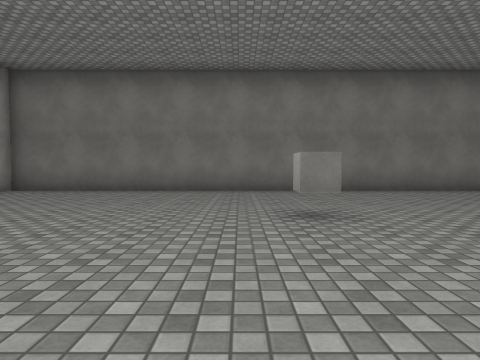
View 1 (above)

20 first-person views from a walk through a scene from a Unity 3-D project. The camera is 1.2 m above the floor, tilts 2° down and sees 75° across. The floor is counted in squares, 2 m on a side. Each view is taken from the middle of a square. On the plan, view 1 faces up. The plan holds only what a view shows up to about 9 squares ahead; the rest is blank. The player character is not drawn. Surface patterns are stand-ins for the level's own textures.

View 2
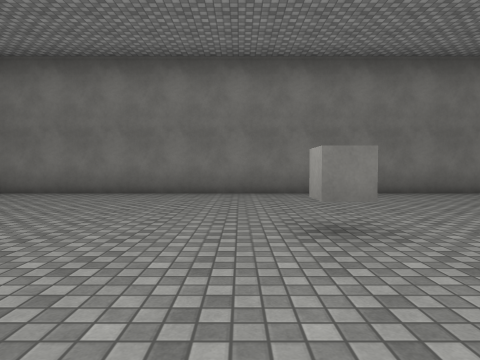

View 3
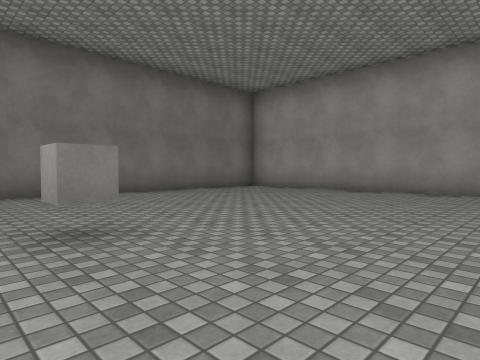

View 4
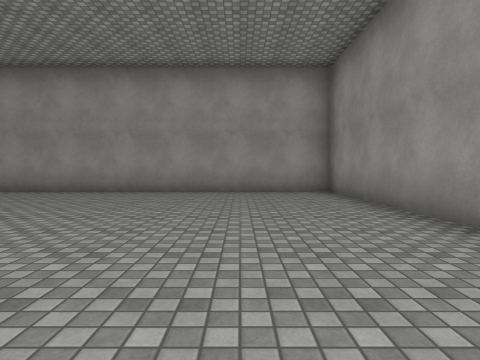

View 5
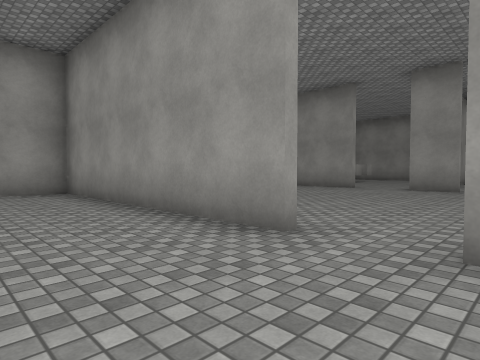

View 6
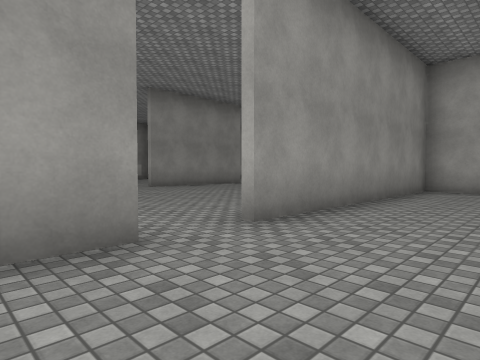

View 7
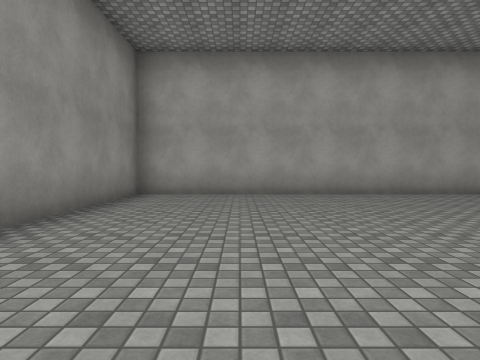

View 8
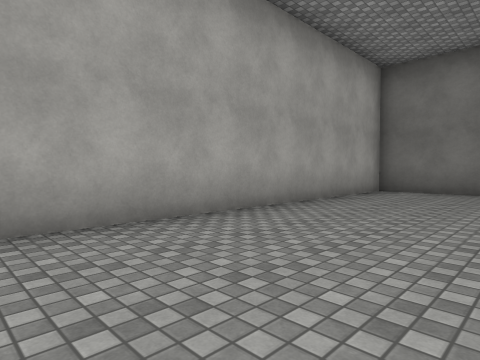

View 9
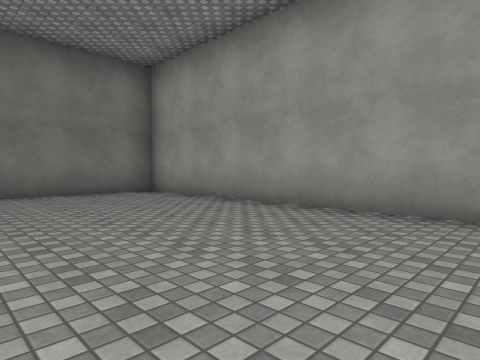

View 10
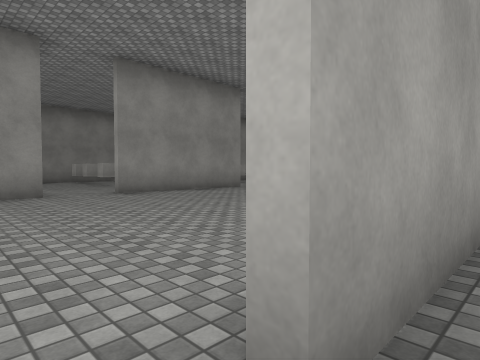

View 11
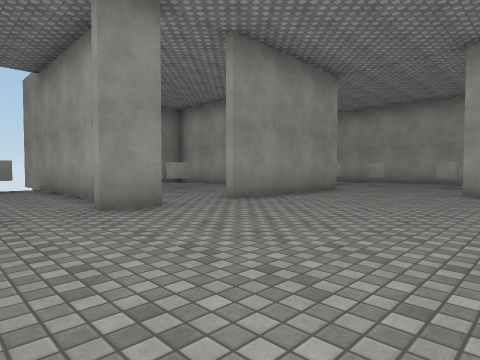

View 12
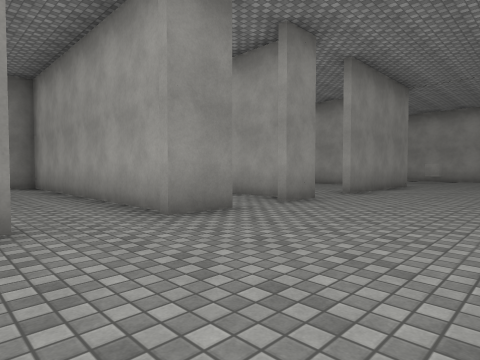

View 13
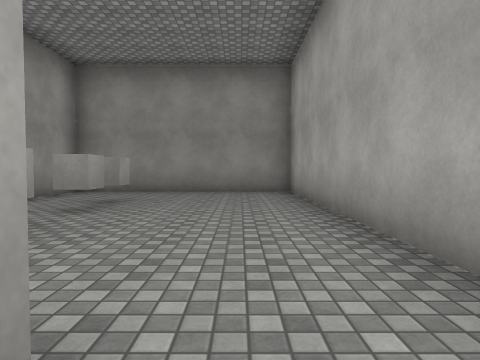

View 14
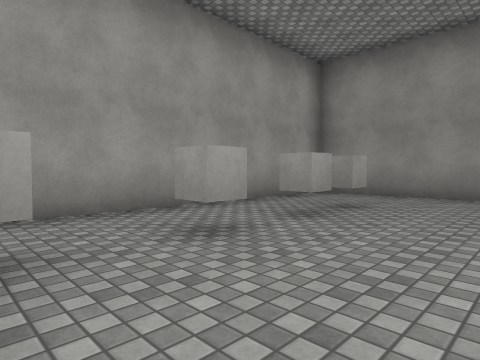

View 15
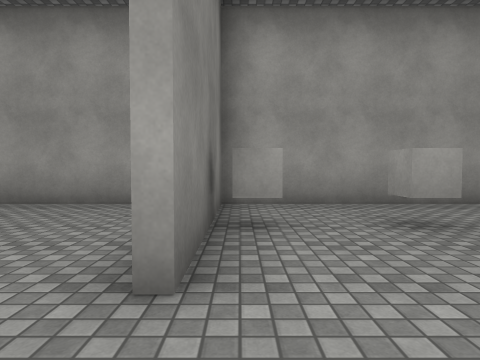

View 16
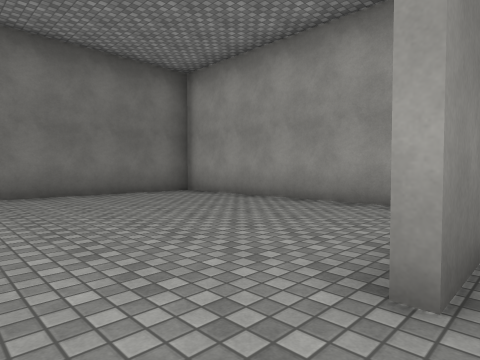

View 17
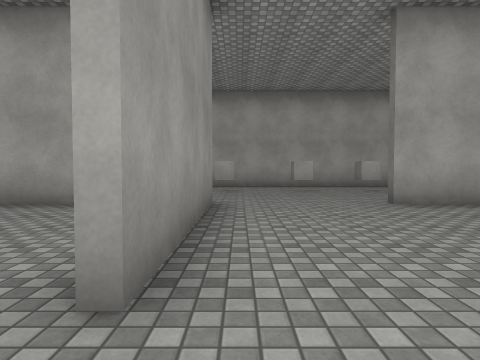

View 18
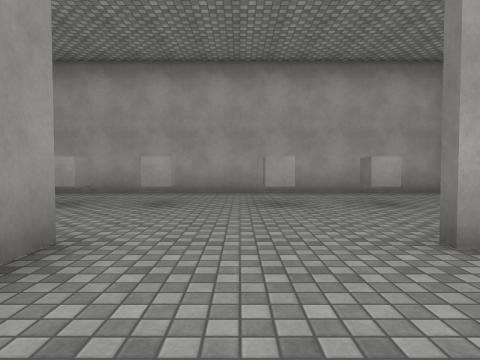

View 19
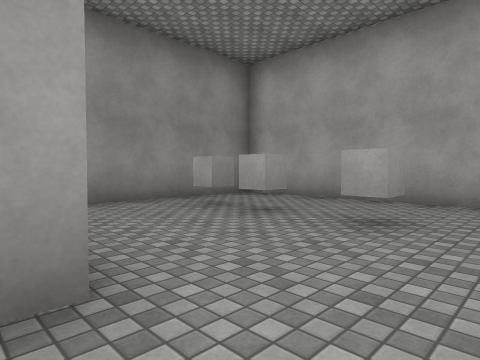

View 20
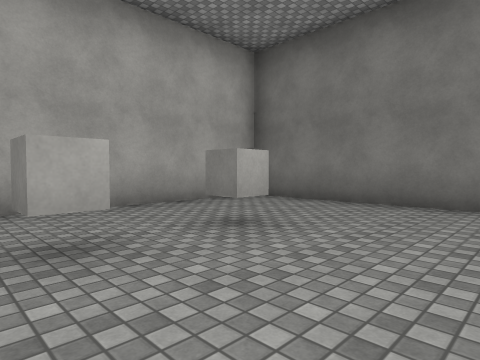

### Floor plan
Points are (right, up) in squares from view 1. A wall is a line through its corners. A room is listed if a view was taken in it or the views show most of it. See-through windows are left out.
Room 1 (views 1, 2, 3, 4, 5, 6, 7, 8, 9, 10)
walls: (1.8, -1.4) (8.4, -1.4); (8.3, -2) (8.3, 8.6) (-6.3, 8.6) (-6.3, -1.4) (0.5, -1.4)
ways out: opening at (1, -2) to room 2
objects: cube (1, 4)
Room 2 (views 11, 12, 13, 14, 15, 16, 17, 18, 19, 20)
walls: (-0.8, -8.5) (0.4, -8.5); (-0.3, -9.1) (-0.3, -14.5); (1.6, -8.5) (2.7, -8.5) (2.7, -16.2) (7.1, -16.2); (-6.6, -8.5) (-2.3, -8.5); (-6.3, -3.9) (-6.3, -5.5); (-7.6, -1.6) (-11.5, -1.6); (8.3, -7.2) (8.3, -2); (8.4, -1.6) (3.9, -1.6); (-11.6, -12.6) (-7.9, -12.6); (8.3, -15.2) (8.3, -8.7) (4.4, -8.7); (-11.9, -1.9) (-11.9, -11.8)
ways out: opening at (1, -2) to room 1; opening at (-1.5, -9)
objects: cube (-10, -11); cube (-10, -10); cube (-10, -8); cube (-10, -6); cube (-10, -5); cube (6, -14); cube (6, -13); cube (6, -11)

Where each view was taken, in squares from view 1:
view 1: 0 up, 0 right, facing up
view 2: 1 up, 0 right, facing up
view 3: 1 up, 0 right, facing up-right
view 4: 1 up, 0 right, facing right
view 5: 1 up, 0 right, facing down-right
view 6: 1 up, 3 right, facing down-left
view 7: 1 up, 1 right, facing left
view 8: 0 up, 3 left, facing up-left
view 9: 1 up, 4 right, facing up-right
view 10: 1 down, 1 right, facing down-left
view 11: 4 down, 2 right, facing down-left
view 12: 5 down, 5 right, facing down-left
view 13: 8 down, 4 right, facing down
view 14: 9 down, 4 right, facing down-right
view 15: 9 down, 3 right, facing right
view 16: 9 down, 3 right, facing up-right
view 17: 8 down, 1 left, facing left
view 18: 7 down, 4 left, facing left
view 19: 7 down, 6 left, facing down-left
view 20: 7 down, 7 left, facing up-left
